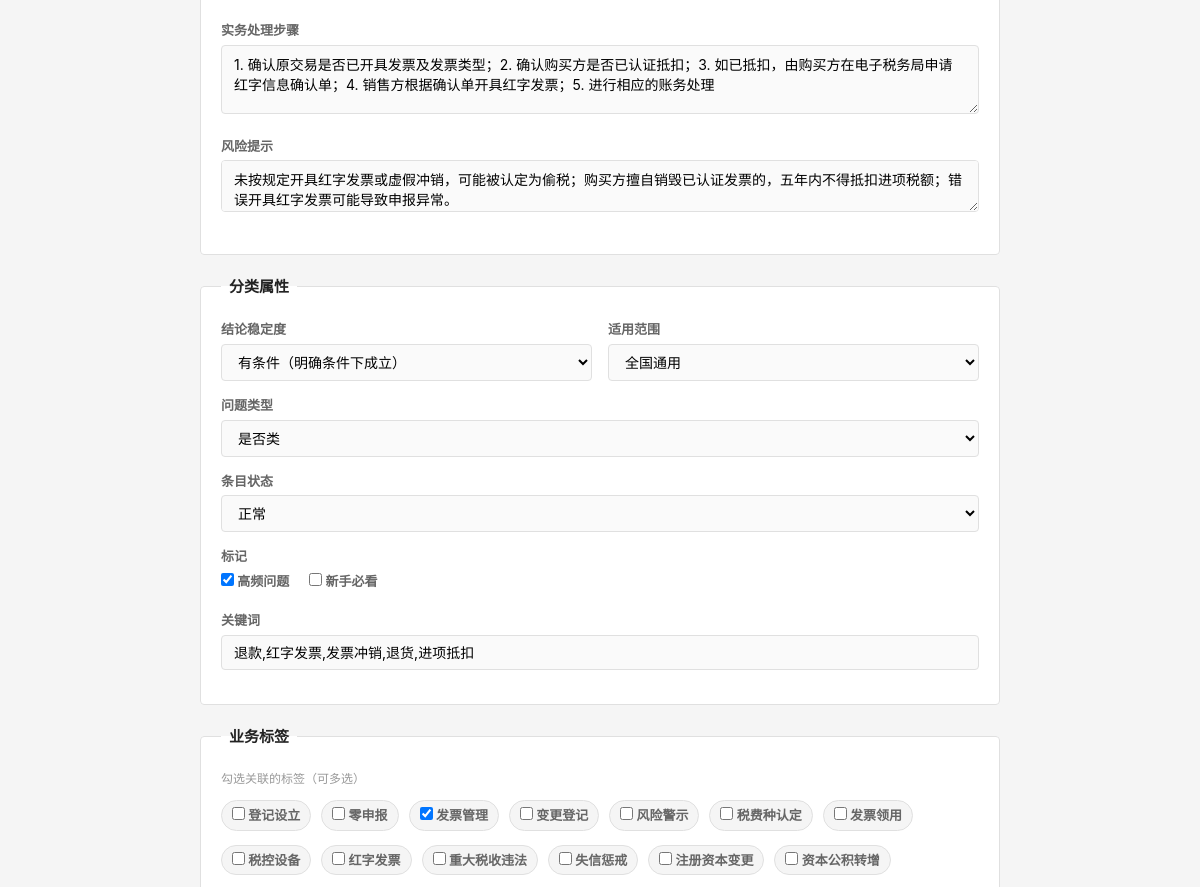
The app's page /question/OPR-INV-001/edit (signed in, middle part), older data.
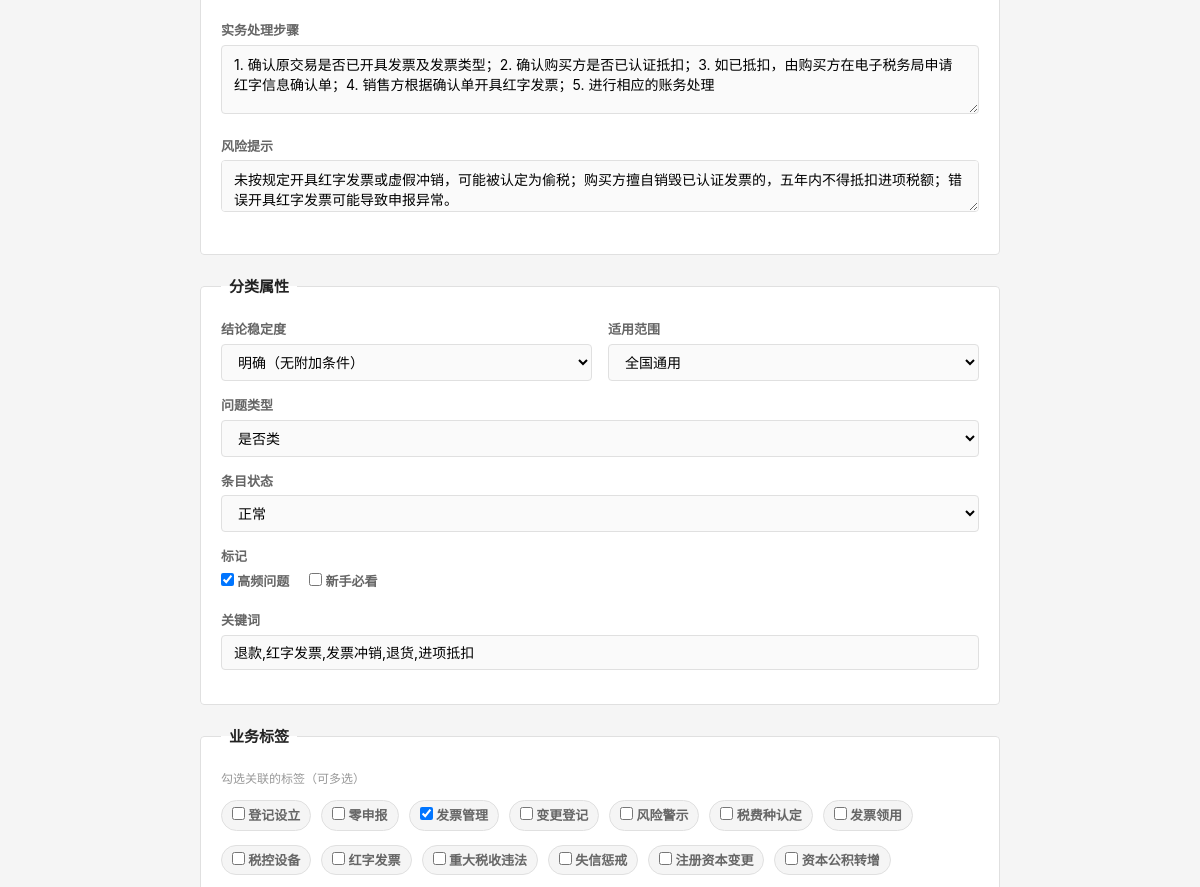
The same page, newer data.
### tables this page shows
CREATE TABLE question_master (
    id              INTEGER PRIMARY KEY AUTOINCREMENT,
    question_code   TEXT NOT NULL UNIQUE,
    question_title  TEXT NOT NULL,
    question_plain  TEXT NOT NULL,

    -- 分类
    stage_code      TEXT NOT NULL,
    module_code     TEXT NOT NULL,
    question_type   TEXT NOT NULL,

    -- 答案
    one_line_answer TEXT NOT NULL,
    detailed_answer TEXT,
    core_definition TEXT,

    -- 条件与边界
    applicable_conditions TEXT,
    exceptions_boundary   TEXT,

    -- 实务
    practical_steps TEXT,
    risk_warning    TEXT,

    -- 适用范围
    scope_level     TEXT NOT NULL DEFAULT 'scope_national',
    local_region    TEXT,

    -- 确定性
    answer_certainty TEXT NOT NULL DEFAULT 'certain_clear',

    -- 元数据
    keywords        TEXT,
    high_frequency_flag INTEGER NOT NULL DEFAULT 0,
    newbie_flag     INTEGER NOT NULL DEFAULT 0,

    -- 版本管理
    status          TEXT NOT NULL DEFAULT 'draft',
    version_no      INTEGER NOT NULL DEFAULT 1,

    -- 审计字段
    created_at      TEXT NOT NULL DEFAULT (datetime('now')),
    updated_at      TEXT NOT NULL DEFAULT (datetime('now'))
);

### backend/app.py (the view, shortened to what this page needs)
    @app.route('/question/<question_code>/edit', methods=['GET', 'POST'])
    @admin_required
    def edit_question(question_code):
        from services.question_service import QuestionService
        svc = QuestionService()
        detail = svc.get_question_detail(question_code)
        if not detail:
            return "问题不存在", 404
        stages = svc.get_stages()
        modules = svc.get_modules()
        all_tags = svc.get_all_tags()
        business_tags = [t for t in all_tags if t['tag_category'] == 'business']
        all_policies = svc.get_all_policies()
        return render_template('edit_question.html',
                               detail=detail, stages=stages, modules=modules,
                               all_tags=all_tags, business_tags=business_tags,
                               all_policies=all_policies)

### backend/services/question_service.py (called while the page is built)
    def _query(self, sql, params=None):
        conn = sqlite3.connect(self.db_path)
        conn.execute("PRAGMA foreign_keys = ON")
        conn.row_factory = sqlite3.Row
        cur = conn.cursor()
        if params:
            cur.execute(sql, params)
        else:
            cur.execute(sql)
        rows = cur.fetchall()
        conn.close()
        return [dict(r) for r in rows]

    def _query_one(self, sql, params=None):
        rows = self._query(sql, params)
        return rows[0] if rows else None

    def get_stages(self):
        return self._query("""
            SELECT tag_code, tag_name
            FROM tag_dict
            WHERE tag_category = 'stage'
            ORDER BY display_order
        """)

    def get_modules(self):
        return self._query("""
            SELECT tag_code, tag_name
            FROM tag_dict
            WHERE tag_category = 'module'
            ORDER BY display_order
        """)

    def get_all_tags(self):
        return self._query("""
            SELECT tag_code, tag_name, tag_category
            FROM tag_dict
            WHERE status = 'active'
            ORDER BY tag_category, display_order
        """)

### frontend/templates/edit_question.html (shortened to what this page needs)
{% extends "base.html" %}
{% block main %}
<form action="/question/{{ detail.question_code }}/edit" method="POST" class="question-form">
    <fieldset class="form-fieldset">
        <div class="form-group">
        </div>
        <div class="form-group">
            <label for="practical_steps">实务处理步骤</label>
            <textarea name="practical_steps" id="practical_steps" rows="3">{{ detail.practical_steps or '' }}</textarea>
        </div>
        <div class="form-group">
            <label for="risk_warning">风险提示</label>
            <textarea name="risk_warning" id="risk_warning" rows="2">{{ detail.risk_warning or '' }}</textarea>
        </div>
    </fieldset>
    <fieldset class="form-fieldset">
        <legend>分类属性</legend>
        <div class="form-row">
            <div class="form-group">
                <label for="answer_certainty">结论稳定度</label>
                <select name="answer_certainty" id="answer_certainty">
                    <option value="certain_clear" {% if detail.answer_certainty == 'certain_clear' %}selected{% endif %}>明确（无附加条件）</option>
                    <option value="certain_condition" {% if detail.answer_certainty == 'certain_condition' %}selected{% endif %}>有条件（明确条件下成立）</option>
                </select>
            </div>
            <div class="form-group">
                <label for="scope_level">适用范围</label>
                <select name="scope_level" id="scope_level">
                    <option value="scope_national" {% if detail.scope_level == 'scope_national' %}selected{% endif %}>全国通用</option>
                </select>
            </div>
        </div>
        <div class="form-group">
            <label for="question_type">问题类型</label>
                <select name="question_type" id="question_type">
                    <option value="type_whether" {% if detail.question_type == 'type_whether' %}selected{% endif %}>是否类</option>
                </select>
        </div>
        <div class="form-group">
            <label for="status">条目状态</label>
                <select name="status" id="status">
                    <option value="active" {% if detail.status == 'active' %}selected{% endif %}>正常</option>
                </select>
        </div>
        <div class="form-group">
            <label>标记</label>
            <div class="checkbox-group">
                <label class="checkbox-label">
                    <input type="checkbox" name="high_frequency_flag" value="1" {% if detail.high_frequency_flag %}checked{% endif %}> 高频问题
                </label>
                <label class="checkbox-label">
                    <input type="checkbox" name="newbie_flag" value="1" {% if detail.newbie_flag %}checked{% endif %}> 新手必看
                </label>
            </div>
        </div>
        <div class="form-group">
            <label for="keywords">关键词</label>
            <input type="text" name="keywords" id="keywords" value="{{ detail.keywords or '' }}">
        </div>
    </fieldset>
    {% if business_tags %}
    {% set existing_tag_codes = [] %}
    {% for t in detail.tags %}
        {% set _ = existing_tag_codes.append(t.tag_code) %}
    {% endfor %}
    <fieldset class="form-fieldset">
        <legend>业务标签</legend>
        <p class="field-hint">勾选关联的标签（可多选）</p>
        <div class="tag-checkboxes">
            {% for t in business_tags %}
            <label class="checkbox-label tag-checkbox">
                <input type="checkbox" name="tags" value="{{ t.tag_code }}"{% if t.tag_code in existing_tag_codes %} checked{% endif %}> {{ t.tag_name }}
            </label>
            {% endfor %}
        </div>
    </fieldset>
    {% endif %}
</form>
{% endblock %}

Row changes from the older to the newer data that the page shows:
changed question_master "未按规定开具红字发票或虚假冲销，可能被认定为偷税；购买方擅自销毁已认证发票的，五年内不得抵扣进项税额；错误开具红字发票可能导致申报异常。": answer_certainty "有条件（明确条件下成立）" → (not shown)
Text that changed along with them:
form field answer_certainty: (not shown) → "明确（无附加条件）"
